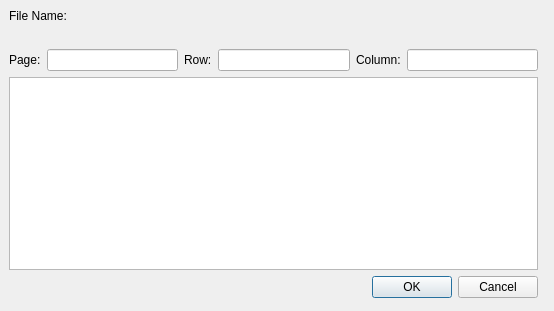
<?xml version="1.0" encoding="UTF-8"?>
<ui version="4.0">
 <class>DocNoteDialog</class>
 <widget class="QDialog" name="DocNoteDialog">
  <property name="geometry">
   <rect>
    <x>0</x>
    <y>0</y>
    <width>554</width>
    <height>311</height>
   </rect>
  </property>
  <property name="windowTitle">
   <string>Data Import</string>
  </property>
  <widget class="QWidget" name="">
   <property name="geometry">
    <rect>
     <x>9</x>
     <y>9</y>
     <width>529</width>
     <height>289</height>
    </rect>
   </property>
   <layout class="QVBoxLayout" name="verticalLayout">
    <item>
     <widget class="QLabel" name="label_4">
      <property name="text">
       <string>File Name:</string>
      </property>
     </widget>
    </item>
    <item>
     <widget class="QLabel" name="filename">
      <property name="text">
       <string/>
      </property>
     </widget>
    </item>
    <item>
     <layout class="QHBoxLayout" name="horizontalLayout">
      <item>
       <widget class="QLabel" name="label_2">
        <property name="text">
         <string>Page:</string>
        </property>
       </widget>
      </item>
      <item>
       <widget class="QLineEdit" name="page"/>
      </item>
      <item>
       <widget class="QLabel" name="label">
        <property name="text">
         <string>Row:</string>
        </property>
       </widget>
      </item>
      <item>
       <widget class="QLineEdit" name="row"/>
      </item>
      <item>
       <widget class="QLabel" name="label_3">
        <property name="text">
         <string>Column:</string>
        </property>
       </widget>
      </item>
      <item>
       <widget class="QLineEdit" name="column"/>
      </item>
     </layout>
    </item>
    <item>
     <widget class="QTextEdit" name="content"/>
    </item>
    <item>
     <widget class="QDialogButtonBox" name="buttonBox">
      <property name="whatsThis">
       <string/>
      </property>
      <property name="locale">
       <locale language="English" country="UnitedStates"/>
      </property>
      <property name="orientation">
       <enum>Qt::Horizontal</enum>
      </property>
      <property name="standardButtons">
       <set>QDialogButtonBox::Cancel|QDialogButtonBox::Ok</set>
      </property>
     </widget>
    </item>
   </layout>
  </widget>
 </widget>
 <resources/>
 <connections>
  <connection>
   <sender>buttonBox</sender>
   <signal>rejected()</signal>
   <receiver>DocNoteDialog</receiver>
   <slot>reject()</slot>
   <hints>
    <hint type="sourcelabel">
     <x>295</x>
     <y>458</y>
    </hint>
    <hint type="destinationlabel">
     <x>286</x>
     <y>274</y>
    </hint>
   </hints>
  </connection>
 </connections>
</ui>
